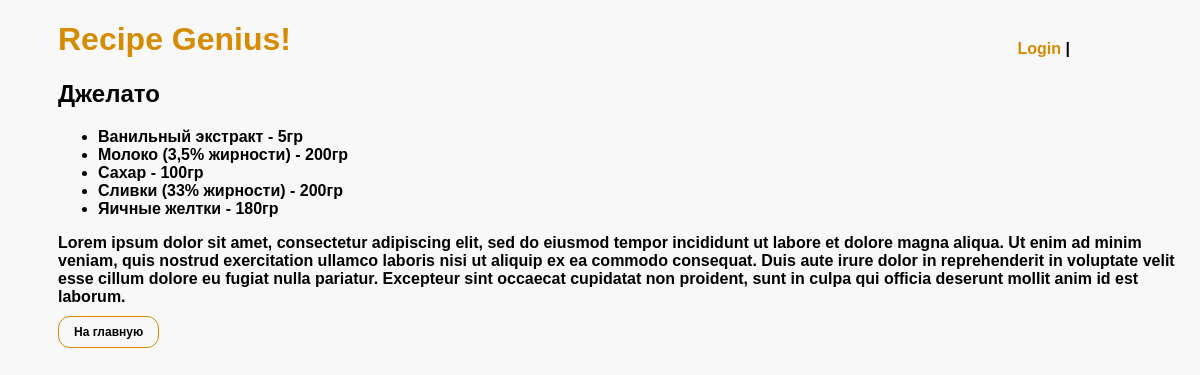
/recipe/3, run on the app's committed database.
### recipe_genius/models.py (models this page shows, shortened)
class Recipe(models.Model):
    author = models.CharField(max_length=300)
    name = models.CharField(max_length=300)
    url = models.CharField(max_length=300)
    ingredients = models.ManyToManyField(
        Ingredient, through='RecipeIngredient')

class RecipeIngredient(models.Model):
    recipe = models.ForeignKey('Recipe', on_delete=models.CASCADE)
    ingredient = models.ForeignKey('Ingredient', on_delete=models.CASCADE)
    quantity = models.IntegerField(default=0)
    weight = models.IntegerField(default=0)
    class Meta:
        constraints = [
            models.UniqueConstraint(
                fields=['recipe', 'ingredient'],
                name='unique_ingredient_in_recipe'
            )
        ]

class Ingredient(models.Model):
    name = models.CharField(max_length=255)

### recipe_genius/views.py (the view)
# urls.py: path('recipe/<int:i>', views.recipe_detail, name='recipe_detail'),
def recipe_detail(request, i):
    recipe = Recipe.objects.get(pk=i)
    ingredients = recipe.recipeingredient_set.all().order_by('ingredient__name')
    context = {
        'title': recipe.name,
        'recipe_id': i,
        'recipe_img': recipe.url,
        'ingredients': ingredients
    }
    return render(request, 'recipe_detail.html', context)

### templates/recipe_detail.html
{% extends "base.html" %}
{% load static %}
{% block content %}
<div class="detail">
    <h2>{{ title }}</h2>
    <ul class="ingredients">
        {% for ingredient in ingredients %}
            <li>
                {{ingredient.ingredient.name}}
                {% if ingredient.quantity == 0 %}
                    - {{ ingredient.weight }}гр
                {% else %}
                    - {{ ingredient.quantity }}шт.
                {% endif %}
            </li>
        {% endfor %}
    </ul>
    <p>Lorem ipsum dolor sit amet, consectetur adipiscing elit, sed do eiusmod tempor incididunt ut labore et dolore magna aliqua. Ut enim ad minim veniam, quis nostrud exercitation ullamco laboris nisi ut aliquip ex ea commodo consequat. Duis aute irure dolor in reprehenderit in voluptate velit esse cillum dolore eu fugiat nulla pariatur. Excepteur sint occaecat cupidatat non proident, sunt in culpa qui officia deserunt mollit anim id est laborum.</p>
</div>
<a  class="btn" href="/">На главную</a>
{% endblock %}

### static/css/stylesheet.css (style rules this page uses)
body { background-color: rgb(248, 248, 248); font-family:'Lucida Sans', 'Lucida Sans Regular', 'Lucida Grande', 'Lucida Sans Unicode', Geneva, Verdana, sans-serif; font-weight: 900; }
.about, .detail { margin-left: 50px; }
.btn { text-decoration: none; color: rgb(0, 0, 0); font-size: 12px; border: 1px solid rgb(214, 139, 1); padding: 8px 15px; border-radius: 12px; margin-left: 50px; }
a { text-decoration: none; color: rgb(214, 139, 1); }
.detail { color: black }
.ingredients { width: 850px; }

### data on the page
Recipe: name "Джелато"
RecipeIngredient: ingredient.name "Ванильный экстракт", weight "5"
RecipeIngredient: ingredient.name "Молоко (3,5% жирности)", weight "200"
RecipeIngredient: ingredient.name "Сахар", weight "100"
RecipeIngredient: ingredient.name "Сливки (33% жирности)", weight "200"
RecipeIngredient: ingredient.name "Яичные желтки", weight "180"
